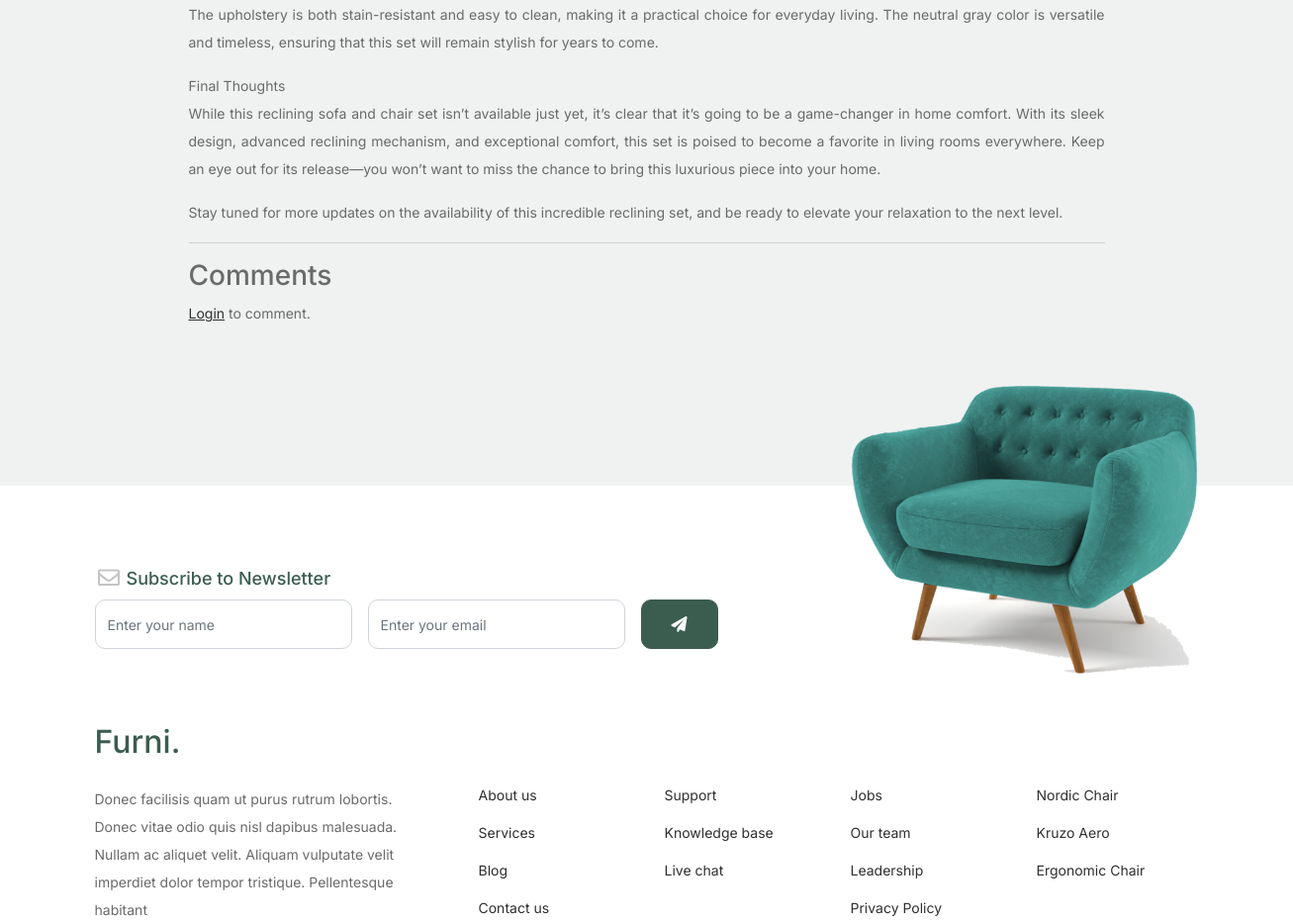
Page /blog/5/ (middle part) on the earlier database version.
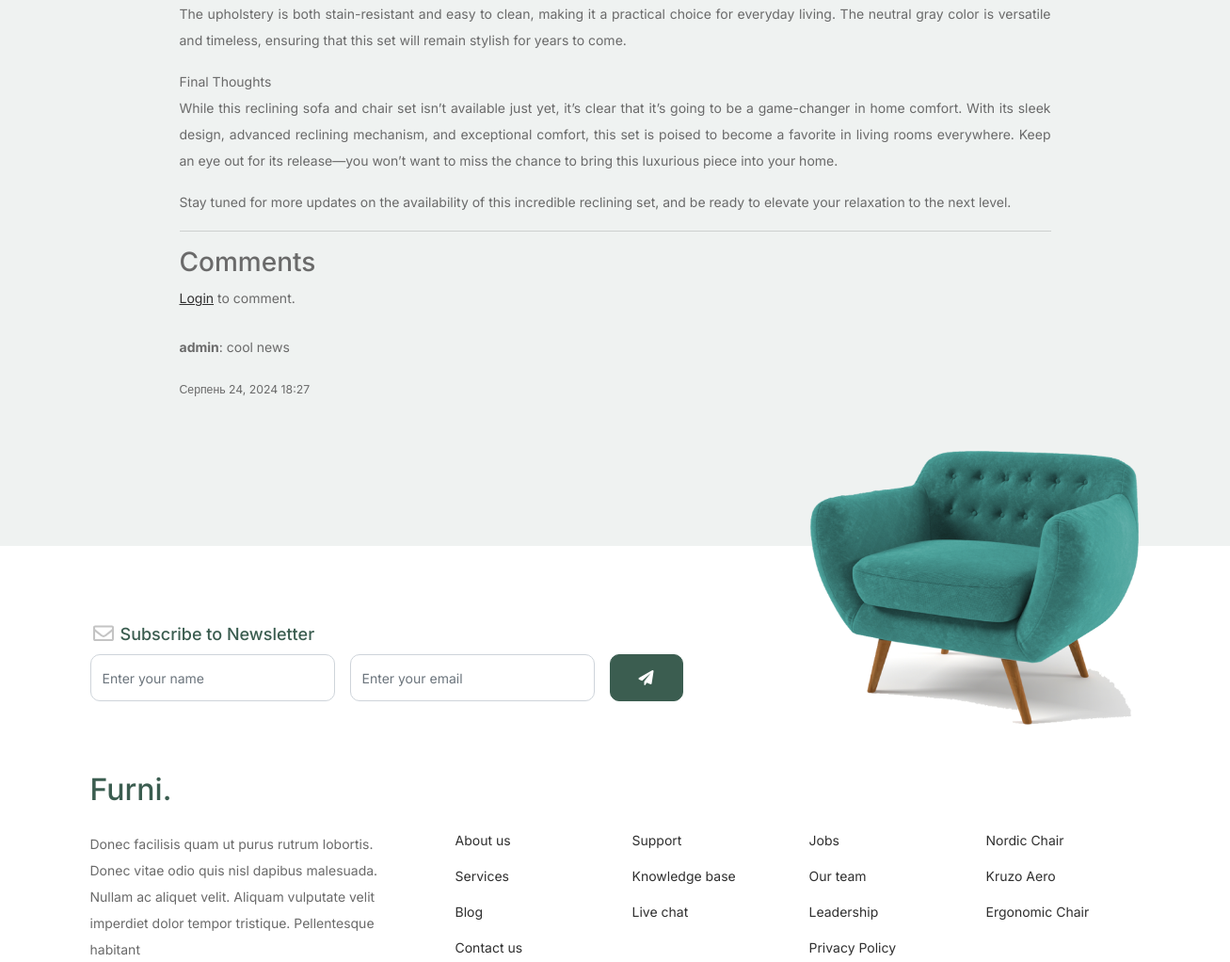
Same page on the later database version.
### shop/models.py (models this page shows, shortened)
class Comment(models.Model):
    blog_post = models.ForeignKey(BlogPost, on_delete=models.CASCADE, related_name='comments')
    author = models.ForeignKey(User, on_delete=models.CASCADE)
    content = models.TextField()
    created_at = models.DateTimeField(auto_now_add=True)

### shop/views.py (the view)
# urls.py: path('blog/<int:blog_id>/', views.blog_detail, name='blog_detail'),
def blog_detail(request, blog_id):
    blog_post = get_object_or_404(BlogPost, id=blog_id)
    comments = blog_post.comments.all()
    if request.method == 'POST':
        comment_form = CommentForm(request.POST)
        if comment_form.is_valid():
            comment = comment_form.save(commit=False)
            comment.blog_post = blog_post
            comment.author = request.user
            comment.save()
            return redirect('shop:blog_detail', blog_id=blog_post.id)
    else:
        comment_form = CommentForm()
    return render(request, 'shop/blog_detail.html', {
        'blog_post': blog_post,
        'comments': comments,
        'comment_form': comment_form
    })

### shop/forms.py
class SubscriptionForm(forms.ModelForm):
    class Meta:
        model = Subscriber
        fields = ['name', 'email']
    name = forms.CharField(max_length=100, widget=forms.TextInput(attrs={
        'class': 'form-control',
        'placeholder': 'Enter your name',
    }))
    email = forms.EmailField(widget=forms.EmailInput(attrs={
        'class': 'form-control',
        'placeholder': 'Enter your email',
    }))

class CommentForm(forms.ModelForm):
    class Meta:
        model = Comment
        fields = ['content']

### shop/context_processors.py (called while the page is built)
def subscription_form(request):
    return {'subscription_form': SubscriptionForm()}

### shopping_cart/cart.py (called while the page is built)
    def __len__(self):
        return sum(item['quantity'] for item in self.cart.values())

    def get_total_quantity(self):
        return self.__len__()

### shopping_cart/context_processors.py (called while the page is built)
def cart(request):
    return {'cart': Cart(request)}

### templates/shop/blog_detail.html (shortened to what this page needs)
{% extends 'shop/base.html' %}
{% load static %}
{% load form_tags %}
{% load crispy_forms_tags %}
{% block content %}
<div class="untree_co-section">
    <div class="container">
        <div class="block">
            <div class="row justify-content-center">
                <div class="col-md-10 col-lg-10 pb-4">
                    <div class="blog-content" style="text-align: justify;">
                        {{ blog_post.content|linebreaks }}
                    </div>
                    <hr>
                    <h3>Comments</h3>
                    {% if user.is_authenticated %}
                        <form method="post">
                            {% csrf_token %}
                            <div class="form-group mb-4">
                                <label class="text-black" for="id_content">Your Comment</label>
                                {{ comment_form.content|add_class:"form-control" }}
                            </div>
                            <button type="submit" class="btn btn-primary-hover-outline">Add Comment</button>
                        </form>
                    {% else %}
                        <p><a href="{% url 'shop:login' %}">Login</a> to comment.</p>
                    {% endif %}
                    <div class="mt-4">
                        {% for comment in comments %}
                        <div class="comment mb-3">
                            <p><strong>{{ comment.author.username }}</strong>: {{ comment.content }}</p>
                            <p><small>{{ comment.created_at|date:"F d, Y H:i" }}</small></p>
                        </div>
                        {% endfor %}
                    </div>
                </div>
            </div>
        </div>
    </div>
</div>
{% endblock %}

Differences in the rows shown:
added Comment: author.username "admin", content "cool news", created_at "Серпень 24, 2024 18:27"
